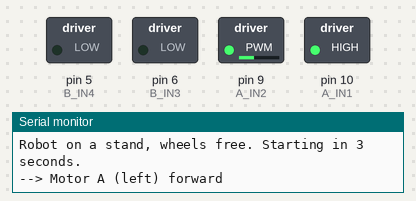
Simulated run of this sketch. Board: Arduino Nano, built with avr-gcc and run on an emulated ATmega328P. Parts: switched loads named in the sketch (green lamp = pin HIGH), the last lines printed to the serial monitor.

Above: at 3.6 s.
At 5.9 s:
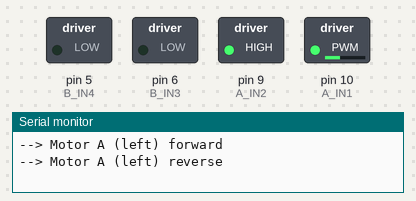
At 8.2 s:
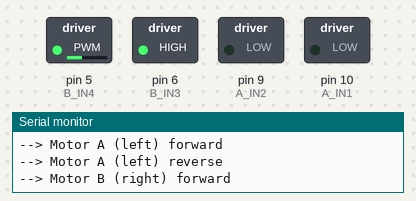
At 10.5 s:
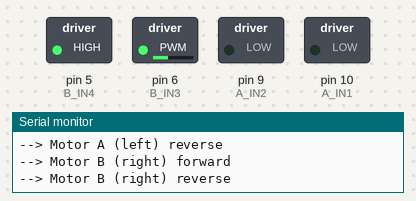
At 15.1 s:
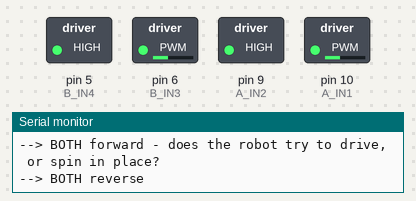
At 35.0 s:
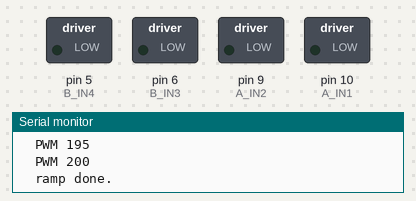
Timing chart, 0 to 40.0 s (numbered marks = the images above):
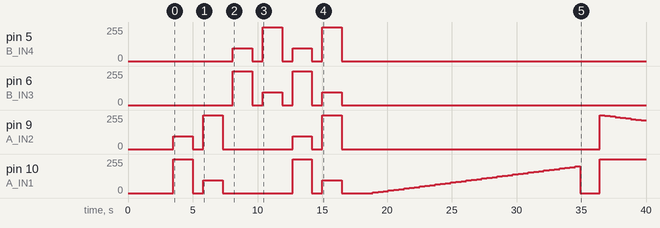

Measured:
- by itself, pin 5 (B_IN4): 0/255 → 95/255 at 8.1 s, → 0/255 1.5 s later, → 255/255 0.80 s later, → 0/255 1.5 s later, … (8 changes in this stretch)
- by itself, pin 6 (B_IN3): 0/255 → 255/255 at 8.1 s, → 0/255 1.5 s later, → 95/255 0.80 s later, → 0/255 1.5 s later, … (8 changes in this stretch)
- by itself, pin 9 (A_IN2): 0/255 → 95/255 at 3.5 s, → 0/255 1.5 s later, → 255/255 0.80 s later, → 0/255 1.5 s later, … (17 changes in this stretch)
- by itself, pin 10 (A_IN1): 0/255 → 255/255 at 3.5 s, → 0/255 1.5 s later, → 95/255 0.80 s later, → 0/255 1.5 s later, … (50 changes in this stretch)

The sketch:

motor_test2.ino
```cpp
// DRV8833 motor test, version 2
//
// Changes from v1:
//   - Direction check now runs at PWM 160. The first version used 80,
//     which was below both motors' breakaway thresholds, so nothing moved.
//   - Each motor is ramped twice: once in fast decay (drive/coast, what
//     v1 used) and once in slow decay (drive/brake). Compare the two
//     breakaway numbers - slow decay usually wins by a wide margin.
//
// Decay modes on the DRV8833, per channel:
//   fast decay   IN1 = PWM(d),   IN2 = 0        drive <-> coast
//   slow decay   IN1 = 255,      IN2 = PWM(255-d)   drive <-> brake
//
// Both produce duty d in the forward direction. They differ in what the
// winding does between pulses, and that is what sets the dead zone.
//
// Wiring (Nano -> DRV8833):
//   D10 -> IN1   D9 -> IN2    (motor A = left,  OUT1/OUT2)
//   D6  -> IN3   D5 -> IN4    (motor B = right, OUT3/OUT4)
//
// PUT THE ROBOT ON A STAND. Both wheels must spin freely.

#include <Arduino.h>

const byte A_IN1 = 10;
const byte A_IN2 = 9;
const byte B_IN3 = 6;
const byte B_IN4 = 5;

const int TEST_PWM = 160;
const unsigned long STEP_MS = 1500;

bool slowDecay = true;

// speed is -255..255. Sign is direction, magnitude is duty.
void drive(byte pinA, byte pinB, int speed) {
  byte fwd = (speed >= 0) ? pinA : pinB;
  byte rev = (speed >= 0) ? pinB : pinA;
  int duty = (speed >= 0) ? speed : -speed;

  if (slowDecay) {
    analogWrite(fwd, 255);
    analogWrite(rev, 255 - duty);
  } else {
    analogWrite(fwd, duty);
    analogWrite(rev, 0);
  }
}

void motorA(int speed) { drive(A_IN1, A_IN2, speed); }
void motorB(int speed) { drive(B_IN3, B_IN4, speed); }

void coastBoth() {
  analogWrite(A_IN1, 0);
  analogWrite(A_IN2, 0);
  analogWrite(B_IN3, 0);
  analogWrite(B_IN4, 0);
}

void announce(const char *what) {
  Serial.print("--> ");
  Serial.println(what);
}

void rampTest(void (*motor)(int), const char *name, bool useSlow) {
  slowDecay = useSlow;

  Serial.print("Ramping ");
  Serial.print(name);
  Serial.print("  [");
  Serial.print(useSlow ? "SLOW decay" : "fast decay");
  Serial.println("]  - note the PWM where the wheel first turns.");

  for (int pwm = 0; pwm <= 200; pwm += 5) {
    motor(pwm);
    Serial.print("  PWM ");
    Serial.println(pwm);
    delay(400);
  }

  coastBoth();
  Serial.println("  ramp done.");
  Serial.println();
  delay(1500);
}

void setup() {
  Serial.begin(115200);
  delay(500);

  pinMode(A_IN1, OUTPUT);
  pinMode(A_IN2, OUTPUT);
  pinMode(B_IN3, OUTPUT);
  pinMode(B_IN4, OUTPUT);
  coastBoth();

  Serial.println();
  Serial.println("=== DRV8833 motor test v2 ===");
  Serial.println("Robot on a stand, wheels free. Starting in 3 seconds.");
  Serial.println();
  delay(3000);
}

void loop() {
  slowDecay = true;   // direction check uses the stronger mode

  announce("Motor A (left) forward");
  motorA(TEST_PWM);  delay(STEP_MS);  coastBoth();  delay(800);

  announce("Motor A (left) reverse");
  motorA(-TEST_PWM); delay(STEP_MS);  coastBoth();  delay(800);

  announce("Motor B (right) forward");
  motorB(TEST_PWM);  delay(STEP_MS);  coastBoth();  delay(800);

  announce("Motor B (right) reverse");
  motorB(-TEST_PWM); delay(STEP_MS);  coastBoth();  delay(800);

  announce("BOTH forward - does the robot try to drive, or spin in place?");
  motorA(TEST_PWM);  motorB(TEST_PWM);
  delay(STEP_MS);    coastBoth();     delay(800);

  announce("BOTH reverse");
  motorA(-TEST_PWM); motorB(-TEST_PWM);
  delay(STEP_MS);    coastBoth();     delay(2000);

  Serial.println();
  announce("Breakaway thresholds - fast decay vs slow decay");
  Serial.println();

  rampTest(motorA, "motor A (left)",  false);
  rampTest(motorA, "motor A (left)",  true);
  rampTest(motorB, "motor B (right)", false);
  rampTest(motorB, "motor B (right)", true);

  Serial.println("=== cycle complete, repeating in 8 seconds ===");
  Serial.println();
  delay(8000);
}
```

I2C_test.cpp
```cpp
// I2C Scanner
// Scans all I2C addresses and reports which devices respond.
// Expect to see:
//   0x68  -> MPU6050
//   0x3C  -> OLED (once wired/tested)
#include <Arduino.h>
#include <Wire.h>

void setup() {
  Wire.begin();
  Serial.begin(115200);
  while (!Serial) { ; }
  Serial.println("\nI2C Scanner starting...");
}

void loop() {
  byte error, address;
  int devicesFound = 0;

  Serial.println("Scanning...");

  for (address = 1; address < 127; address++) {
    Wire.beginTransmission(address);
    error = Wire.endTransmission();

    if (error == 0) {
      Serial.print("I2C device found at address 0x");
      if (address < 16) Serial.print("0");
      Serial.print(address, HEX);
      Serial.println("  !");
      devicesFound++;
    } else if (error == 4) {
      Serial.print("Unknown error at address 0x");
      if (address < 16) Serial.print("0");
      Serial.println(address, HEX);
    }
  }

  if (devicesFound == 0) {
    Serial.println("No I2C devices found\n");
  } else {
    Serial.println("Scan complete\n");
  }

  delay(3000); // wait 3 seconds before next scan
}
```

MPU6050_test.cpp
```cpp
#include <Arduino.h>
#include <Wire.h>

int16_t accX, accY, accZ;
int16_t gyroX, gyroY, gyroZ;
int16_t rawTemp;

void setup() {

  Wire.begin();
  Serial.begin(115200);

  // Wake up MPU6050
  Wire.beginTransmission(0x68);  // MPU6050 I2C address
  Wire.write(0x6B);              // PWR_MGMT_1 register
  Wire.write(0);                 // Wake up
  Wire.endTransmission(true);
}

void loop() {

  // Start reading from ACCEL_XOUT_H (0x3B)
  Wire.beginTransmission(0x68);
  Wire.write(0x3B);
  Wire.endTransmission(false);

  Wire.requestFrom(0x68, 14, true);

  accX = Wire.read() << 8 | Wire.read();
  accY = Wire.read() << 8 | Wire.read();
  accZ = Wire.read() << 8 | Wire.read();

  rawTemp = Wire.read() << 8 | Wire.read();

  gyroX = Wire.read() << 8 | Wire.read();
  gyroY = Wire.read() << 8 | Wire.read();
  gyroZ = Wire.read() << 8 | Wire.read();

  float temperature = (rawTemp / 340.0) + 36.53;

  Serial.print("Acc: ");
  Serial.print(accX);
  Serial.print(", ");
  Serial.print(accY);
  Serial.print(", ");
  Serial.print(accZ);

  Serial.print(" | Gyro: ");
  Serial.print(gyroX);
  Serial.print(", ");
  Serial.print(gyroY);
  Serial.print(", ");
  Serial.print(gyroZ);

  Serial.print(" | Temp: ");
  Serial.print(temperature);
  Serial.println(" C");

  delay(200);
}
```

ft232_test.cpp
```cpp
#include <Arduino.h>

// Simple board bring-up test:
// 1. Blinks the onboard LED (pin 13) to confirm the chip is running code
// 2. Echoes back anything typed into Serial Monitor to confirm USB-serial works

void setup() {
  pinMode(LED_BUILTIN, OUTPUT);
  Serial.begin(115200);
  while (!Serial) { ; }
  Serial.println("FT232 Nano board test starting...");
  Serial.println("Type something and press Enter - it should echo back.");
}

void loop() {
  // Blink LED
  digitalWrite(LED_BUILTIN, HIGH);
  delay(300);
  digitalWrite(LED_BUILTIN, LOW);
  delay(300);

  // Echo any incoming serial data
  if (Serial.available()) {
    String input = Serial.readStringUntil('\n');
    Serial.print("You typed: ");
    Serial.println(input);
  }
}
```

oled_display_test.cpp
```cpp
#include <Arduino.h>
#include <Wire.h>
#include <Adafruit_GFX.h>
#include <Adafruit_SSD1306.h>

// ---------- OLED setup ----------
#define SCREEN_WIDTH 128
#define SCREEN_HEIGHT 32
#define OLED_ADDR 0x3C
Adafruit_SSD1306 display(SCREEN_WIDTH, SCREEN_HEIGHT, &Wire, -1);

// ---------- MPU6050 setup ----------
const int MPU_ADDR = 0x68;
int16_t accX, accY, accZ;
int16_t gyroX, gyroY, gyroZ;
int16_t rawTemp;

void setup() {
  Serial.begin(115200);
  Wire.begin();

  // Wake up MPU6050
  Wire.beginTransmission(MPU_ADDR);
  Wire.write(0x6B);
  Wire.write(0);
  Wire.endTransmission(true);

  // Start OLED
  if (!display.begin(SSD1306_SWITCHCAPVCC, OLED_ADDR)) {
    Serial.println("OLED init failed!");
    while (true) { ; } // halt if OLED not found
  }

  display.clearDisplay();
  display.setTextSize(1);
  display.setTextColor(SSD1306_WHITE);
  display.setCursor(0, 0);
  display.println("MPU6050 + OLED ready");
  display.display();
  delay(1000);
}

void readMPU() {
  Wire.beginTransmission(MPU_ADDR);
  Wire.write(0x3B);
  Wire.endTransmission(false);
  Wire.requestFrom(MPU_ADDR, 14, true);

  accX = Wire.read() << 8 | Wire.read();
  accY = Wire.read() << 8 | Wire.read();
  accZ = Wire.read() << 8 | Wire.read();
  rawTemp = Wire.read() << 8 | Wire.read();
  gyroX = Wire.read() << 8 | Wire.read();
  gyroY = Wire.read() << 8 | Wire.read();
  gyroZ = Wire.read() << 8 | Wire.read();
}

void loop() {
  readMPU();

  // Convert raw values to real-world units
  // Default full-scale ranges: Accel ±2g, Gyro ±250 deg/s
  float aX = accX / 16384.0;   // g
  float aY = accY / 16384.0;
  float aZ = accZ / 16384.0;
  float gX = gyroX / 131.0;    // deg/s
  float gY = gyroY / 131.0;
  float gZ = gyroZ / 131.0;
  float temperature = (rawTemp / 340.0) + 36.53;

  // Print to Serial for debugging
  Serial.print("Acc(g): "); Serial.print(aX); Serial.print(", ");
  Serial.print(aY); Serial.print(", "); Serial.print(aZ);
  Serial.print(" | Gyro(dps): "); Serial.print(gX); Serial.print(", ");
  Serial.print(gY); Serial.print(", "); Serial.print(gZ);
  Serial.print(" | Temp: "); Serial.println(temperature);

  // Display on OLED
  display.clearDisplay();
  display.setCursor(0, 0);
  display.print("Ax:"); display.print(aX, 2);
  display.print(" Ay:"); display.println(aY, 2);

  display.print("Az:"); display.print(aZ, 2);
  display.print(" T:"); display.println(temperature, 1);

  display.print("Gx:"); display.print(gX, 0);
  display.print(" Gy:"); display.println(gY, 0);

  display.print("Gz:"); display.println(gZ, 0);

  display.display();

  delay(200);
}
```
